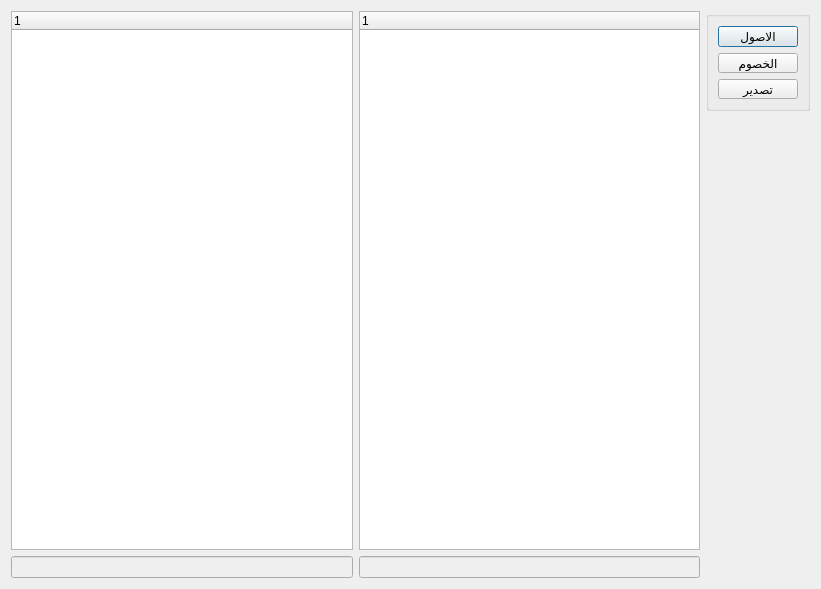
<?xml version="1.0" encoding="UTF-8"?>
<ui version="4.0">
 <class>BudgetMain</class>
 <widget class="QDialog" name="BudgetMain">
  <property name="geometry">
   <rect>
    <x>0</x>
    <y>0</y>
    <width>821</width>
    <height>589</height>
   </rect>
  </property>
  <property name="windowTitle">
   <string>الميزانية [posponed]</string>
  </property>
  <property name="windowIcon">
   <iconset>
    <normaloff>graphics/icon.xpm</normaloff>graphics/icon.xpm</iconset>
  </property>
  <layout class="QGridLayout" name="gridLayout_3">
   <item row="0" column="0" rowspan="2">
    <widget class="QTreeWidget" name="liabilities_tree">
     <column>
      <property name="text">
       <string notr="true">1</string>
      </property>
     </column>
    </widget>
   </item>
   <item row="0" column="1" rowspan="2">
    <widget class="QTreeWidget" name="assets_tree">
     <column>
      <property name="text">
       <string notr="true">1</string>
      </property>
     </column>
    </widget>
   </item>
   <item row="0" column="2">
    <widget class="QGroupBox" name="groupBox">
     <property name="maximumSize">
      <size>
       <width>16777215</width>
       <height>100</height>
      </size>
     </property>
     <property name="title">
      <string/>
     </property>
     <layout class="QGridLayout" name="gridLayout_2">
      <item row="0" column="0">
       <widget class="QPushButton" name="pushButton">
        <property name="text">
         <string>الاصول</string>
        </property>
       </widget>
      </item>
      <item row="1" column="0">
       <widget class="QPushButton" name="pushButton_2">
        <property name="text">
         <string>الخصوم</string>
        </property>
       </widget>
      </item>
      <item row="2" column="0">
       <widget class="QPushButton" name="pushButton_3">
        <property name="text">
         <string>تصدير</string>
        </property>
       </widget>
      </item>
     </layout>
    </widget>
   </item>
   <item row="1" column="2">
    <spacer name="verticalSpacer">
     <property name="orientation">
      <enum>Qt::Vertical</enum>
     </property>
     <property name="sizeHint" stdset="0">
      <size>
       <width>20</width>
       <height>40</height>
      </size>
     </property>
    </spacer>
   </item>
   <item row="2" column="0">
    <widget class="QLineEdit" name="liabilities_input">
     <property name="enabled">
      <bool>false</bool>
     </property>
    </widget>
   </item>
   <item row="2" column="1">
    <widget class="QLineEdit" name="assets_input">
     <property name="enabled">
      <bool>false</bool>
     </property>
    </widget>
   </item>
  </layout>
 </widget>
 <resources/>
 <connections/>
</ui>
